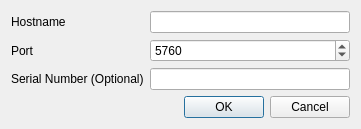
<?xml version="1.0" encoding="UTF-8"?>
<ui version="4.0">
 <class>ConnectTCPDialog</class>
 <widget class="QDialog" name="ConnectTCPDialog">
  <property name="geometry">
   <rect>
    <x>0</x>
    <y>0</y>
    <width>341</width>
    <height>119</height>
   </rect>
  </property>
  <property name="windowTitle">
   <string>Connect TCP Device</string>
  </property>
  <layout class="QFormLayout" name="formLayout">
   <item row="0" column="0">
    <widget class="QLabel" name="hostnameLabel">
     <property name="text">
      <string>Hostname</string>
     </property>
    </widget>
   </item>
   <item row="0" column="1">
    <widget class="QLineEdit" name="hostname">
     <property name="minimumSize">
      <size>
       <width>200</width>
       <height>0</height>
      </size>
     </property>
    </widget>
   </item>
   <item row="1" column="0">
    <widget class="QLabel" name="portLabel">
     <property name="toolTip">
      <string>Default: 5760</string>
     </property>
     <property name="text">
      <string>Port</string>
     </property>
    </widget>
   </item>
   <item row="1" column="1">
    <widget class="QSpinBox" name="port">
     <property name="toolTip">
      <string>Default: 5760</string>
     </property>
     <property name="minimum">
      <number>1</number>
     </property>
     <property name="maximum">
      <number>65535</number>
     </property>
     <property name="value">
      <number>5760</number>
     </property>
    </widget>
   </item>
   <item row="2" column="0">
    <widget class="QLabel" name="serialLabel">
     <property name="text">
      <string>Serial Number (Optional)</string>
     </property>
    </widget>
   </item>
   <item row="2" column="1">
    <widget class="QLineEdit" name="serial"/>
   </item>
   <item row="3" column="0" colspan="2">
    <widget class="QDialogButtonBox" name="buttonBox">
     <property name="orientation">
      <enum>Qt::Horizontal</enum>
     </property>
     <property name="standardButtons">
      <set>QDialogButtonBox::Cancel|QDialogButtonBox::Ok</set>
     </property>
    </widget>
   </item>
  </layout>
 </widget>
 <resources/>
 <connections>
  <connection>
   <sender>buttonBox</sender>
   <signal>accepted()</signal>
   <receiver>ConnectTCPDialog</receiver>
   <slot>accept()</slot>
   <hints>
    <hint type="sourcelabel">
     <x>227</x>
     <y>101</y>
    </hint>
    <hint type="destinationlabel">
     <x>157</x>
     <y>118</y>
    </hint>
   </hints>
  </connection>
  <connection>
   <sender>buttonBox</sender>
   <signal>rejected()</signal>
   <receiver>ConnectTCPDialog</receiver>
   <slot>reject()</slot>
   <hints>
    <hint type="sourcelabel">
     <x>295</x>
     <y>107</y>
    </hint>
    <hint type="destinationlabel">
     <x>286</x>
     <y>118</y>
    </hint>
   </hints>
  </connection>
 </connections>
</ui>
